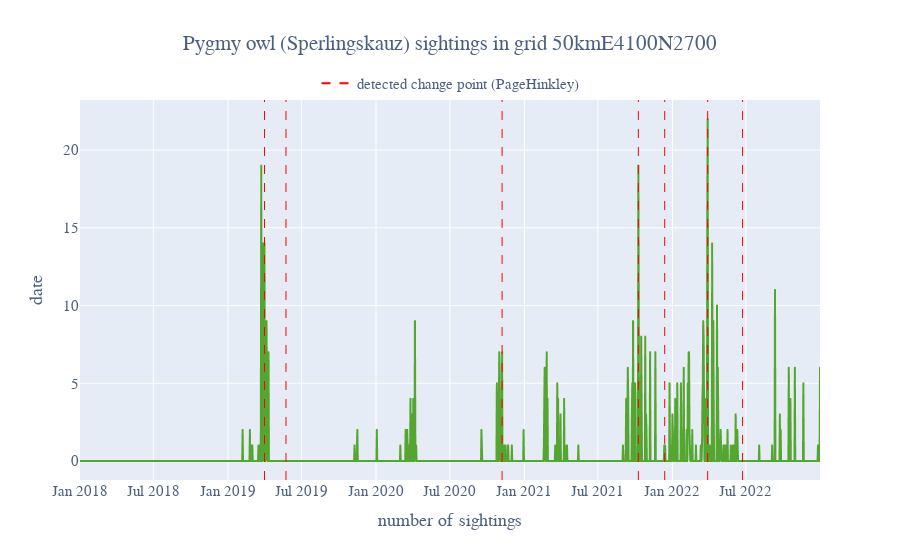

The notebook cell saved with this chart:
### Code cell
ph = drift.PageHinkley()
change_points_ph = []
for i, val in enumerate(sighting_stream):
    ph.update(val)
    if ph.drift_detected:
        change_points_ph.append(i)

plot_change_points(data=pygmy_owl, 
                   change_points=change_points_ph, 
                   title='Pygmy owl (Sperlingskauz) sightings in grid 50kmE4100N2700', 
                   legend_title='detected change point (PageHinkley)')

### Figure 1 — Plotly figure (JSON) as saved in the notebook; plotly's stock layout.template omitted (floating-point values rounded to 4 significant figures; data arrays with more than 128 entries replaced by an {"elided": "..."} marker saying what was removed)
{"data": [{"hovertemplate": "date=%{x}<br>n_sightings=%{y}<extra></extra>", "legendgroup": "", "line": {"color": "#55a630", "dash": "solid"}, "marker": {"symbol": "circle"}, "mode": "lines", "name": "", "showlegend": false, "type": "scattergl", "x": {"elided": "1826 str values"}, "xaxis": "x", "y": {"elided": "1826 int values"}, "yaxis": "y"}, {"line": {"color": "red", "dash": "dash", "width": 2}, "mode": "lines", "name": "detected change point (PageHinkley)", "showlegend": true, "type": "scatter", "x": [null], "y": [null]}], "layout": {"font": {"color": "#4d5f81", "family": "Aleo", "size": 15}, "legend": {"bgcolor": "rgba(255, 255, 255, 0.6)", "tracegroupgap": 0, "x": 0.5, "xanchor": "center", "y": 1, "yanchor": "bottom"}, "shapes": [{"line": {"color": "red", "dash": "dash", "width": 1}, "type": "line", "x0": "2019-04-01", "x1": "2019-04-01", "xref": "x", "y0": 0, "y1": 1, "yref": "y domain"}, {"line": {"color": "red", "dash": "dash", "width": 1}, "type": "line", "x0": "2019-05-24", "x1": "2019-05-24", "xref": "x", "y0": 0, "y1": 1, "yref": "y domain"}, {"line": {"color": "red", "dash": "dash", "width": 1}, "type": "line", "x0": "2020-11-07", "x1": "2020-11-07", "xref": "x", "y0": 0, "y1": 1, "yref": "y domain"}, {"line": {"color": "red", "dash": "dash", "width": 1}, "type": "line", "x0": "2021-10-09", "x1": "2021-10-09", "xref": "x", "y0": 0, "y1": 1, "yref": "y domain"}, {"line": {"color": "red", "dash": "dash", "width": 1}, "type": "line", "x0": "2021-12-13", "x1": "2021-12-13", "xref": "x", "y0": 0, "y1": 1, "yref": "y domain"}, {"line": {"color": "red", "dash": "dash", "width": 1}, "type": "line", "x0": "2022-03-29", "x1": "2022-03-29", "xref": "x", "y0": 0, "y1": 1, "yref": "y domain"}, {"line": {"color": "red", "dash": "dash", "width": 1}, "type": "line", "x0": "2022-06-23", "x1": "2022-06-23", "xref": "x", "y0": 0, "y1": 1, "yref": "y domain"}], "title": {"text": "Pygmy owl (Sperlingskauz) sightings in grid 50kmE4100N2700", "x": 0.5}, "xaxis": {"anchor": "y", "domain": [0, 1], "title": {"text": "number of sightings"}}, "yaxis": {"anchor": "x", "domain": [0, 1], "title": {"text": "date"}}}}
